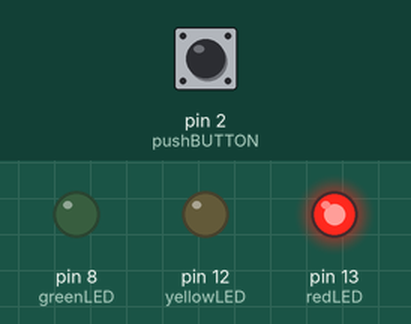
Simulated run of this sketch. Board: Arduino Uno, built with avr-gcc and run on an emulated ATmega328P. Parts: output pins drawn as LEDs (lit = HIGH). The inputs (shaded band) are chosen by the test bench; at power-on: pin 2 (pushBUTTON) HIGH.

Above: at 2.5 s.
At 5.5 s:
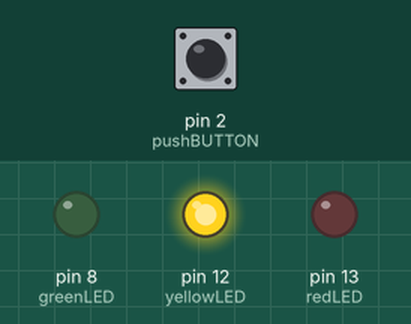
At 10.5 s:
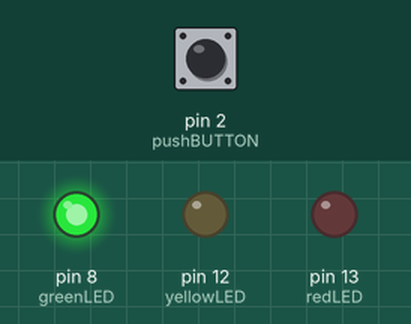
Timing chart, 0 to 19.5 s (numbered marks = the images above):
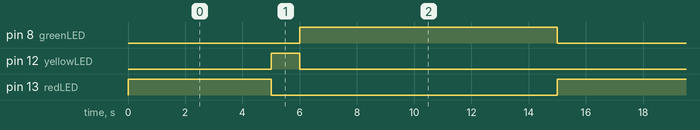

Measured:
- by itself, pin 8 (greenLED): alternates HIGH for 9.0 s and LOW for 6.0 s
- by itself, pin 12 (yellowLED): alternates HIGH for 1.0 s and LOW for 14.0 s
- by itself, pin 13 (redLED): alternates HIGH for 5.0 s and LOW for 10.0 s

The sketch:

task11.ino
```cpp
const int redLED = 13;
const int yellowLED = 12;
const int greenLED = 8;
const int pushBUTTON = 2;

volatile bool overrideActive = false;
volatile unsigned long lastInterruptTime = 0;

unsigned long previousMillis = 0;
unsigned long interval = 5000;

int currentState = 0;

void setup() {
  pinMode(redLED, OUTPUT);
  pinMode(yellowLED, OUTPUT);
  pinMode(greenLED, OUTPUT);
  pinMode(pushBUTTON, INPUT_PULLUP);

  attachInterrupt(digitalPinToInterrupt(pushBUTTON), activateOverride, FALLING);

  digitalWrite(redLED, HIGH);
  digitalWrite(yellowLED, LOW);
  digitalWrite(greenLED, LOW);
}

void loop() {
  unsigned long currentMillis = millis();

  if (overrideActive) {
    handleOverride();
    return;
  }

  if (currentMillis - previousMillis >= interval) {
    previousMillis = currentMillis;

    if (currentState == 0) {
      currentState = 1;
      digitalWrite(redLED, LOW);
      digitalWrite(yellowLED, HIGH);
      digitalWrite(greenLED, LOW);
      interval = 1000;
    } else if (currentState == 1) {
      currentState = 2;
      digitalWrite(redLED, LOW);
      digitalWrite(yellowLED, LOW);
      digitalWrite(greenLED, HIGH);
      interval = 9000;
    } else if (currentState == 2) {
      currentState = 0;
      digitalWrite(redLED, HIGH);
      digitalWrite(yellowLED, LOW);
      digitalWrite(greenLED, LOW);
      interval = 5000;
    }
  }
}

void activateOverride() {
  unsigned long interruptTime = millis();
  if (interruptTime - lastInterruptTime > 200) {
    overrideActive = true;
  }
  lastInterruptTime = interruptTime;
}

void handleOverride() {
  digitalWrite(redLED, HIGH);
  digitalWrite(yellowLED, LOW);
  digitalWrite(greenLED, LOW);

  unsigned long startMillis = millis();
  while (millis() - startMillis < 5000);

  overrideActive = false;

  currentState = 0;
  previousMillis = millis();
  interval = 5000;
}
```
